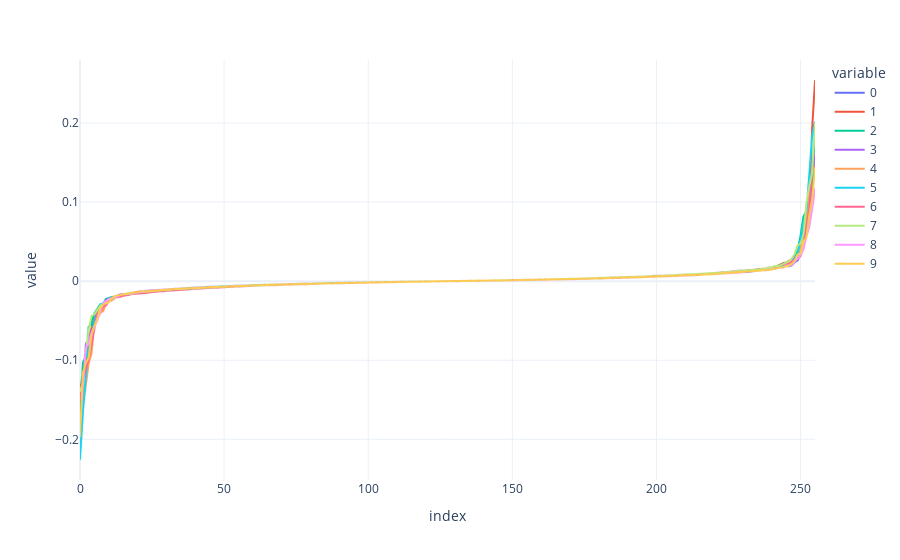

This figure's notebook cell:
### Markdown cell above
### Multiple eigenvectors per digit.

We've now recreated the result from the paper, but what does it actually mean? Let's write down the actual decomposition: $\sum_i \lambda_i (\textbf{v}_i \textbf{x}_i)^2$ where $\lambda_i$ are the eigenvalues and $\textbf{v}_i$ are the eigenvectors. We call $(\textbf{v}_i \textbf{x})^2$ the activation (as this is analogous to a normal activation, just in a different 'feature' space).

Interpreting eigenvectors is not like interpreting a heatmap where blue is a positive contribution and red is a negative contribution. Rather, the colors represent a form of constructive and destructive interference:
- If the input matches *none* of the colors, the activation will be *low*.
- If the input matches *either* color, the activation will be *high*.
- If the input matches *both* colors, the activation will be *low*.

This is somewhat analogous to an XOR-gate. Also, notice that the activation is either low or high, never negative (due to the square). The sign of the eigenvalue fully determines whether a feature will contribute positively or negatively. Eigenvectors with positive eigenvalues generally represent specific parts of digits that we expect (and have seen until now). Negative eigenvectors are somewhat less intuitive; they generally represent specific parts that are most destructive towards classifying a given digit, which is often hard to understand. Consider the digit 4; if one were to add a vertical line between the top parts, it would most likely be a 9. Hence, it makes sense for the model to strongly negatively match this region.

Let's visualize what these eigenvalues look like.

### Code cell
# Visualize the eigenvalues for all digits
px.line(vals.cpu().T, template="plotly_white")

### Figure 1 — Plotly figure (JSON) as saved in the notebook; plotly's stock layout.template omitted (floating-point values rounded to 4 significant figures; data arrays with more than 128 entries replaced by an {"elided": "..."} marker saying what was removed)
{"data": [{"hovertemplate": "variable=0<br>index=%{x}<br>value=%{y}<extra></extra>", "legendgroup": "0", "line": {"color": "#636efa", "dash": "solid"}, "marker": {"symbol": "circle"}, "mode": "lines", "name": "0", "showlegend": true, "type": "scattergl", "x": {"elided": "256 int values"}, "xaxis": "x", "y": {"elided": "256 float values"}, "yaxis": "y"}, {"hovertemplate": "variable=1<br>index=%{x}<br>value=%{y}<extra></extra>", "legendgroup": "1", "line": {"color": "#EF553B", "dash": "solid"}, "marker": {"symbol": "circle"}, "mode": "lines", "name": "1", "showlegend": true, "type": "scattergl", "x": {"elided": "256 int values"}, "xaxis": "x", "y": {"elided": "256 float values"}, "yaxis": "y"}, {"hovertemplate": "variable=2<br>index=%{x}<br>value=%{y}<extra></extra>", "legendgroup": "2", "line": {"color": "#00cc96", "dash": "solid"}, "marker": {"symbol": "circle"}, "mode": "lines", "name": "2", "showlegend": true, "type": "scattergl", "x": {"elided": "256 int values"}, "xaxis": "x", "y": {"elided": "256 float values"}, "yaxis": "y"}, {"hovertemplate": "variable=3<br>index=%{x}<br>value=%{y}<extra></extra>", "legendgroup": "3", "line": {"color": "#ab63fa", "dash": "solid"}, "marker": {"symbol": "circle"}, "mode": "lines", "name": "3", "showlegend": true, "type": "scattergl", "x": {"elided": "256 int values"}, "xaxis": "x", "y": {"elided": "256 float values"}, "yaxis": "y"}, {"hovertemplate": "variable=4<br>index=%{x}<br>value=%{y}<extra></extra>", "legendgroup": "4", "line": {"color": "#FFA15A", "dash": "solid"}, "marker": {"symbol": "circle"}, "mode": "lines", "name": "4", "showlegend": true, "type": "scattergl", "x": {"elided": "256 int values"}, "xaxis": "x", "y": {"elided": "256 float values"}, "yaxis": "y"}, {"hovertemplate": "variable=5<br>index=%{x}<br>value=%{y}<extra></extra>", "legendgroup": "5", "line": {"color": "#19d3f3", "dash": "solid"}, "marker": {"symbol": "circle"}, "mode": "lines", "name": "5", "showlegend": true, "type": "scattergl", "x": {"elided": "256 int values"}, "xaxis": "x", "y": {"elided": "256 float values"}, "yaxis": "y"}, {"hovertemplate": "variable=6<br>index=%{x}<br>value=%{y}<extra></extra>", "legendgroup": "6", "line": {"color": "#FF6692", "dash": "solid"}, "marker": {"symbol": "circle"}, "mode": "lines", "name": "6", "showlegend": true, "type": "scattergl", "x": {"elided": "256 int values"}, "xaxis": "x", "y": {"elided": "256 float values"}, "yaxis": "y"}, {"hovertemplate": "variable=7<br>index=%{x}<br>value=%{y}<extra></extra>", "legendgroup": "7", "line": {"color": "#B6E880", "dash": "solid"}, "marker": {"symbol": "circle"}, "mode": "lines", "name": "7", "showlegend": true, "type": "scattergl", "x": {"elided": "256 int values"}, "xaxis": "x", "y": {"elided": "256 float values"}, "yaxis": "y"}, {"hovertemplate": "variable=8<br>index=%{x}<br>value=%{y}<extra></extra>", "legendgroup": "8", "line": {"color": "#FF97FF", "dash": "solid"}, "marker": {"symbol": "circle"}, "mode": "lines", "name": "8", "showlegend": true, "type": "scattergl", "x": {"elided": "256 int values"}, "xaxis": "x", "y": {"elided": "256 float values"}, "yaxis": "y"}, {"hovertemplate": "variable=9<br>index=%{x}<br>value=%{y}<extra></extra>", "legendgroup": "9", "line": {"color": "#FECB52", "dash": "solid"}, "marker": {"symbol": "circle"}, "mode": "lines", "name": "9", "showlegend": true, "type": "scattergl", "x": {"elided": "256 int values"}, "xaxis": "x", "y": {"elided": "256 float values"}, "yaxis": "y"}], "layout": {"legend": {"title": {"text": "variable"}, "tracegroupgap": 0}, "margin": {"t": 60}, "xaxis": {"anchor": "y", "domain": [0, 1], "title": {"text": "index"}}, "yaxis": {"anchor": "x", "domain": [0, 1], "title": {"text": "value"}}}}
